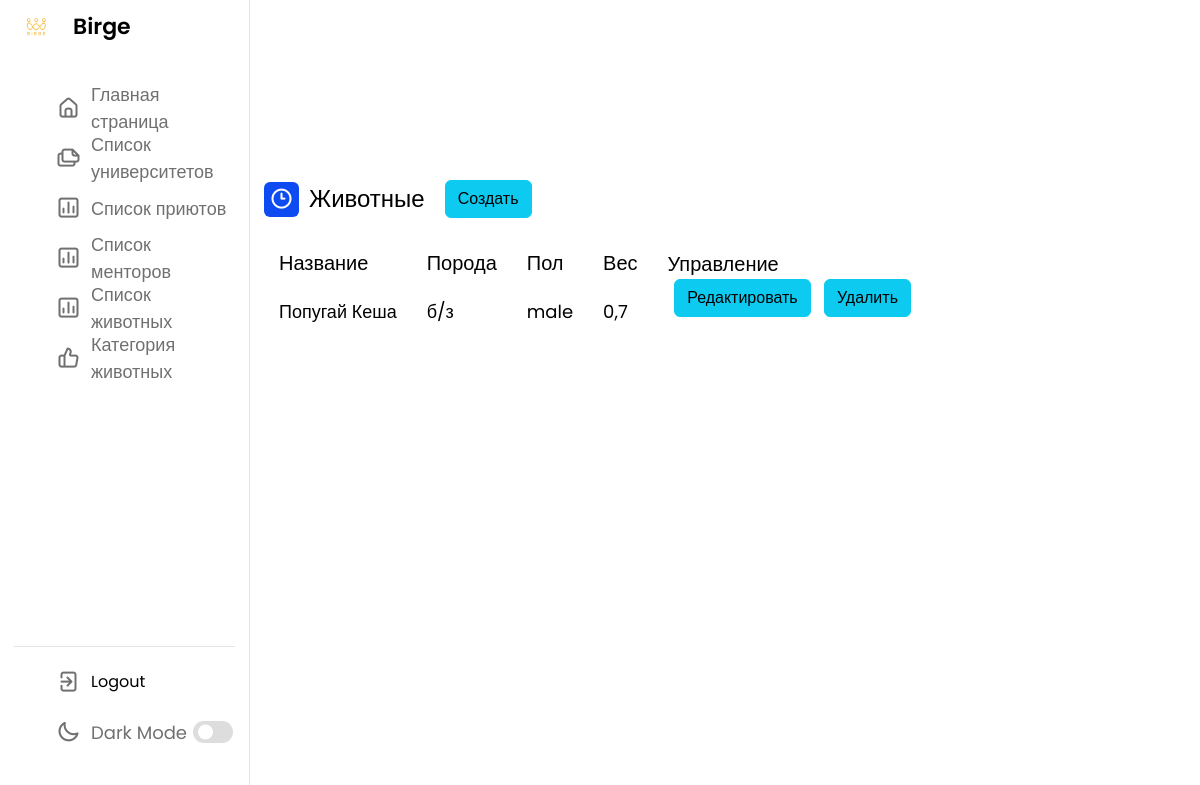
/customAdmin/animal/, run on the app's committed database.
### app/models.py (models this page shows, shortened)
class Animal(models.Model):
    class Gender(models.TextChoices):
        Male = 'male'
        Female =  'female'
    image=models.ImageField(upload_to='media/animals', blank=True, null=True)
    name=models.CharField(max_length=100)
    category=models.ForeignKey(CategoryAnimal, on_delete=models.CASCADE)
    categoryPost=models.ForeignKey(CategoryPost, on_delete=models.CASCADE)
    shelter=models.ForeignKey(Shelter, related_name="animals",  on_delete=models.CASCADE)
    breed=models.CharField(max_length=100)
    gender=models.CharField(max_length=10,choices=Gender.choices,default=Gender.Male)
    birthdate=models.DateField()
    description=models.TextField()
    weight=models.FloatField()
    created_at=models.DateTimeField(auto_now_add=True)
    updated_at=models.DateTimeField(auto_now=True)
    class Meta:
        verbose_name = "Animal"
        verbose_name_plural = "Animals"
        ordering = ['-created_at']

### app/views.py (the view)
# urls.py: path('customAdmin/animal/', AnimalListViewAdmin.as_view(), name='admin_animal_list'),
class AnimalListViewAdmin(ListView):
    model = Animal
    template_name = "customAdmin/animal.html"
    context_object_name = "animals"

### templates/customAdmin/animal.html
{% extends 'customAdmin/home.html' %}
{% block content %}
<div class="dash-content">
    <div class="overview">
        <div class="title">
            <div class="activity">
                <div class="title">
                    <i class="uil uil-clock-three"></i>
                    <span class="text">Животные</span>
                    <a style="margin-left: 20px;" href="{% url 'admin_create_animal' %}" class="btn btn-info">Создать</a>
                </div>
                <div class="activity-data">
                    <div class="data names">
                        <span class="data-title">Название</span>
                        {% for animal in animals %}
                        <span class="data-list">{{animal.name}}</span>
                        {% endfor %}
                    </div>
                    <div class="data email">
                        <span class="data-title">Порода</span>
                        {% for animal in animals %}
                        <span class="data-list">{{animal.breed}}</span>
                        {% endfor %}
                    </div>
                    <div class="data joined">
                        <span class="data-title">Пол</span>
                        {% for animal in animals %}
                        <span class="data-list">{{animal.gender}}</span>
                        {% endfor %}
                    </div>
                    <div class="data joined">
                        <span class="data-title">Вес</span>
                        {% for animal in animals %}
                        <span class="data-list">{{animal.weight}}</span>
                        {% endfor %}
                    </div>
                    <div style="width: 250px;" class="data status">
                        <span class="data-title">Управление</span>
                        <div  class="d-flex justify-content-around">
                            {% for animal in animals %}
                            <a href="{% url 'admin_update_animal' animal.id %}" class="btn btn-info mb-2">Редактировать</a>
                            <a href="{% url 'admin_delete_animal' animal.id %}" class="btn btn-info  mb-2">Удалить</a>
                            {% endfor %}
                        </div>
                    </div>
                </div>
            </div>
        </div>
    </div>
</div>
{% endblock %}

### static/css/customAdmin/home.css (style rules this page uses)
* { margin: 0; padding: 0; box-sizing: border-box; font-family: 'Poppins', sans-serif; }
:root { --primary-color: #0E4BF1; --panel-color: #FFF; --text-color: #000; --black-light-color: #707070; --border-color: #e6e5e5; --toggle-color: #DDD; --box1-color: #4DA3FF; --box2-color: #FFE6AC; --box3-color: #E7D1FC; --title-icon-color: #fff; --tran-05: all 0.5s ease; --tran-03: all 0.3s ease; --tran-03: all 0.2s ease; }
body { min-height: 100vh; background-color: var(--primary-color); }
.dashboard .dash-content { padding-top: 50px; }
.dash-content .title { display: flex; align-items: center; margin: 60px 0 30px 0; }
.dash-content .title i { position: relative; height: 35px; width: 35px; background-color: var(--primary-color); border-radius: 6px; color: var(--title-icon-color); display: flex; align-items: center; justify-content: center; font-size: 24px; }
.dash-content .title .text { font-size: 24px; font-weight: 500; color: var(--text-color); margin-left: 10px; }
.dash-content .activity .activity-data { display: flex; justify-content: space-between; align-items: center; width: 100%; }
.activity .activity-data { display: flex; }
.activity-data .data { display: flex; flex-direction: column; margin: 0 15px; }
.activity-data .data-title { font-size: 20px; font-weight: 500; color: var(--text-color); }
.activity-data .data .data-list { font-size: 18px; font-weight: 400; margin-top: 20px; white-space: nowrap; color: var(--text-color); }

### data on the page
Animal: name "Попугай Кеша", breed "б/з", gender "male", weight "0,7"
